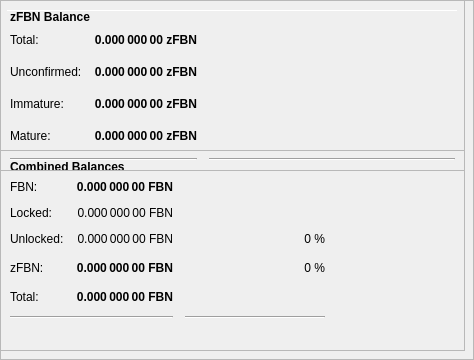
        <widget class="QFrame" name="frameObfuscation">
         <property name="minimumSize">
          <size>
           <width>0</width>
           <height>350</height>
          </size>
         </property>
         <property name="layoutDirection">
          <enum>Qt::LeftToRight</enum>
         </property>
         <property name="frameShape">
          <enum>QFrame::StyledPanel</enum>
         </property>
         <property name="frameShadow">
          <enum>QFrame::Raised</enum>
         </property>
         <widget class="QPushButton" name="runAutoDenom">
          <property name="geometry">
           <rect>
            <x>251</x>
            <y>17</y>
            <width>1</width>
            <height>1</height>
           </rect>
          </property>
          <property name="palette">
           <palette>
            <active>
             <colorrole role="WindowText">
              <brush brushstyle="SolidPattern">
               <color alpha="255">
                <red>0</red>
                <green>0</green>
                <blue>0</blue>
               </color>
              </brush>
             </colorrole>
             <colorrole role="Button">
              <brush brushstyle="SolidPattern">
               <color alpha="255">
                <red>239</red>
                <green>238</green>
                <blue>238</blue>
               </color>
              </brush>
             </colorrole>
             <colorrole role="Light">
              <brush brushstyle="SolidPattern">
               <color alpha="255">
                <red>255</red>
                <green>255</green>
                <blue>255</blue>
               </color>
              </brush>
             </colorrole>
             <colorrole role="Midlight">
              <brush brushstyle="SolidPattern">
               <color alpha="255">
                <red>247</red>
                <green>246</green>
                <blue>246</blue>
               </color>
              </brush>
             </colorrole>
             <colorrole role="Dark">
              <brush brushstyle="SolidPattern">
               <color alpha="255">
                <red>119</red>
                <green>119</green>
                <blue>119</blue>
               </color>
              </brush>
             </colorrole>
             <colorrole role="Mid">
              <brush brushstyle="SolidPattern">
               <color alpha="255">
                <red>159</red>
                <green>159</green>
                <blue>159</blue>
               </color>
              </brush>
             </colorrole>
             <colorrole role="Text">
              <brush brushstyle="SolidPattern">
               <color alpha="255">
                <red>0</red>
                <green>0</green>
                <blue>0</blue>
               </color>
              </brush>
             </colorrole>
             <colorrole role="BrightText">
              <brush brushstyle="SolidPattern">
               <color alpha="255">
                <red>255</red>
                <green>255</green>
                <blue>255</blue>
               </color>
              </brush>
             </colorrole>
             <colorrole role="ButtonText">
              <brush brushstyle="SolidPattern">
               <color alpha="255">
                <red>0</red>
                <green>0</green>
                <blue>0</blue>
               </color>
              </brush>
             </colorrole>
             <colorrole role="Base">
              <brush brushstyle="SolidPattern">
               <color alpha="255">
                <red>255</red>
                <green>255</green>
                <blue>255</blue>
               </color>
              </brush>
             </colorrole>
             <colorrole role="Window">
              <brush brushstyle="SolidPattern">
               <color alpha="255">
                <red>239</red>
                <green>238</green>
                <blue>238</blue>
               </color>
              </brush>
             </colorrole>
             <colorrole role="Shadow">
              <brush brushstyle="SolidPattern">
               <color alpha="255">
                <red>0</red>
                <green>0</green>
                <blue>0</blue>
               </color>
              </brush>
             </colorrole>
             <colorrole role="AlternateBase">
              <brush brushstyle="SolidPattern">
               <color alpha="255">
                <red>247</red>
                <green>246</green>
                <blue>246</blue>
               </color>
              </brush>
             </colorrole>
             <colorrole role="ToolTipBase">
              <brush brushstyle="SolidPattern">
               <color alpha="255">
                <red>255</red>
                <green>255</green>
                <blue>220</blue>
               </color>
              </brush>
             </colorrole>
             <colorrole role="ToolTipText">
              <brush brushstyle="SolidPattern">
               <color alpha="255">
                <red>0</red>
                <green>0</green>
                <blue>0</blue>
               </color>
              </brush>
             </colorrole>
            </active>
            <inactive>
             <colorrole role="WindowText">
              <brush brushstyle="SolidPattern">
               <color alpha="255">
                <red>0</red>
                <green>0</green>
                <blue>0</blue>
               </color>
              </brush>
             </colorrole>
             <colorrole role="Button">
              <brush brushstyle="SolidPattern">
               <color alpha="255">
                <red>239</red>
                <green>238</green>
                <blue>238</blue>
               </color>
              </brush>
             </colorrole>
             <colorrole role="Light">
              <brush brushstyle="SolidPattern">
               <color alpha="255">
                <red>255</red>
                <green>255</green>
                <blue>255</blue>
               </color>
              </brush>
             </colorrole>
             <colorrole role="Midlight">
              <brush brushstyle="SolidPattern">
               <color alpha="255">
                <red>247</red>
                <green>246</green>
                <blue>246</blue>
               </color>
              </brush>
             </colorrole>
             <colorrole role="Dark">
              <brush brushstyle="SolidPattern">
               <color alpha="255">
                <red>119</red>
                <green>119</green>
                <blue>119</blue>
               </color>
              </brush>
             </colorrole>
             <colorrole role="Mid">
              <brush brushstyle="SolidPattern">
               <color alpha="255">
                <red>159</red>
                <green>159</green>
                <blue>159</blue>
               </color>
              </brush>
             </colorrole>
             <colorrole role="Text">
              <brush brushstyle="SolidPattern">
               <color alpha="255">
                <red>0</red>
                <green>0</green>
                <blue>0</blue>
               </color>
              </brush>
             </colorrole>
             <colorrole role="BrightText">
              <brush brushstyle="SolidPattern">
               <color alpha="255">
                <red>255</red>
                <green>255</green>
                <blue>255</blue>
               </color>
              </brush>
             </colorrole>
             <colorrole role="ButtonText">
              <brush brushstyle="SolidPattern">
               <color alpha="255">
                <red>0</red>
                <green>0</green>
                <blue>0</blue>
               </color>
              </brush>
             </colorrole>
             <colorrole role="Base">
              <brush brushstyle="SolidPattern">
               <color alpha="255">
                <red>255</red>
                <green>255</green>
                <blue>255</blue>
               </color>
              </brush>
             </colorrole>
             <colorrole role="Window">
              <brush brushstyle="SolidPattern">
               <color alpha="255">
                <red>239</red>
                <green>238</green>
                <blue>238</blue>
               </color>
              </brush>
             </colorrole>
             <colorrole role="Shadow">
              <brush brushstyle="SolidPattern">
               <color alpha="255">
                <red>0</red>
                <green>0</green>
                <blue>0</blue>
               </color>
              </brush>
             </colorrole>
             <colorrole role="AlternateBase">
              <brush brushstyle="SolidPattern">
               <color alpha="255">
                <red>247</red>
                <green>246</green>
                <blue>246</blue>
               </color>
              </brush>
             </colorrole>
             <colorrole role="ToolTipBase">
              <brush brushstyle="SolidPattern">
               <color alpha="255">
                <red>255</red>
                <green>255</green>
                <blue>220</blue>
               </color>
              </brush>
             </colorrole>
             <colorrole role="ToolTipText">
              <brush brushstyle="SolidPattern">
               <color alpha="255">
                <red>0</red>
                <green>0</green>
                <blue>0</blue>
               </color>
              </brush>
             </colorrole>
            </inactive>
            <disabled>
             <colorrole role="WindowText">
              <brush brushstyle="SolidPattern">
               <color alpha="255">
                <red>119</red>
                <green>119</green>
                <blue>119</blue>
               </color>
              </brush>
             </colorrole>
             <colorrole role="Button">
              <brush brushstyle="SolidPattern">
               <color alpha="255">
                <red>239</red>
                <green>238</green>
                <blue>238</blue>
               </color>
              </brush>
             </colorrole>
             <colorrole role="Light">
              <brush brushstyle="SolidPattern">
               <color alpha="255">
                <red>255</red>
                <green>255</green>
                <blue>255</blue>
               </color>
              </brush>
             </colorrole>
             <colorrole role="Midlight">
              <brush brushstyle="SolidPattern">
               <color alpha="255">
                <red>247</red>
                <green>246</green>
                <blue>246</blue>
               </color>
              </brush>
             </colorrole>
             <colorrole role="Dark">
              <brush brushstyle="SolidPattern">
               <color alpha="255">
                <red>119</red>
                <green>119</green>
                <blue>119</blue>
               </color>
              </brush>
             </colorrole>
             <colorrole role="Mid">
              <brush brushstyle="SolidPattern">
               <color alpha="255">
                <red>159</red>
                <green>159</green>
                <blue>159</blue>
               </color>
              </brush>
             </colorrole>
             <colorrole role="Text">
              <brush brushstyle="SolidPattern">
               <color alpha="255">
                <red>119</red>
                <green>119</green>
                <blue>119</blue>
               </color>
              </brush>
             </colorrole>
             <colorrole role="BrightText">
              <brush brushstyle="SolidPattern">
               <color alpha="255">
                <red>255</red>
                <green>255</green>
                <blue>255</blue>
               </color>
              </brush>
             </colorrole>
             <colorrole role="ButtonText">
              <brush brushstyle="SolidPattern">
               <color alpha="255">
                <red>119</red>
                <green>119</green>
                <blue>119</blue>
               </color>
              </brush>
             </colorrole>
             <colorrole role="Base">
              <brush brushstyle="SolidPattern">
               <color alpha="255">
                <red>239</red>
                <green>238</green>
                <blue>238</blue>
               </color>
              </brush>
             </colorrole>
             <colorrole role="Window">
              <brush brushstyle="SolidPattern">
               <color alpha="255">
                <red>239</red>
                <green>238</green>
                <blue>238</blue>
               </color>
              </brush>
             </colorrole>
             <colorrole role="Shadow">
              <brush brushstyle="SolidPattern">
               <color alpha="255">
                <red>0</red>
                <green>0</green>
                <blue>0</blue>
               </color>
              </brush>
             </colorrole>
             <colorrole role="AlternateBase">
              <brush brushstyle="SolidPattern">
               <color alpha="255">
                <red>239</red>
                <green>238</green>
                <blue>238</blue>
               </color>
              </brush>
             </colorrole>
             <colorrole role="ToolTipBase">
              <brush brushstyle="SolidPattern">
               <color alpha="255">
                <red>255</red>
                <green>255</green>
                <blue>220</blue>
               </color>
              </brush>
             </colorrole>
             <colorrole role="ToolTipText">
              <brush brushstyle="SolidPattern">
               <color alpha="255">
                <red>0</red>
                <green>0</green>
                <blue>0</blue>
               </color>
              </brush>
             </colorrole>
            </disabled>
           </palette>
          </property>
          <property name="focusPolicy">
           <enum>Qt::NoFocus</enum>
          </property>
          <property name="autoFillBackground">
           <bool>true</bool>
          </property>
          <property name="text">
           <string/>
          </property>
          <property name="flat">
           <bool>true</bool>
          </property>
         </widget>
         <widget class="Line" name="line">
          <property name="geometry">
           <rect>
            <x>7</x>
            <y>10</y>
            <width>451</width>
            <height>1</height>
           </rect>
          </property>
          <property name="orientation">
           <enum>Qt::Horizontal</enum>
          </property>
         </widget>
         <widget class="QFrame" name="frame_3">
          <property name="geometry">
           <rect>
            <x>0</x>
            <y>150</y>
            <width>465</width>
            <height>201</height>
           </rect>
          </property>
          <property name="frameShape">
           <enum>QFrame::StyledPanel</enum>
          </property>
          <property name="frameShadow">
           <enum>QFrame::Raised</enum>
          </property>
          <layout class="QVBoxLayout" name="verticalLayout_5">
           <item>
            <layout class="QHBoxLayout" name="horizontalLayout_5" stretch="0">
             <item>
              <widget class="QLabel" name="label_5z">
               <property name="maximumSize">
                <size>
                 <width>16777215</width>
                 <height>20</height>
                </size>
               </property>
               <property name="font">
                <font>
                 <weight>75</weight>
                 <bold>true</bold>
                </font>
               </property>
               <property name="toolTip">
                <string>Combined Balances (including unconfirmed and immature coins)</string>
               </property>
               <property name="text">
                <string>&lt;html&gt;&lt;head/&gt;&lt;body&gt;&lt;p&gt;Combined Balances&lt;/p&gt;&lt;/body&gt;&lt;/html&gt;</string>
               </property>
              </widget>
             </item>
            </layout>
           </item>
           <item>
            <layout class="QGridLayout" name="gridLayout_3">
             <property name="spacing">
              <number>12</number>
             </property>
             <item row="7" column="0" colspan="2">
              <widget class="Line" name="lineSpendableBalance_3">
               <property name="orientation">
                <enum>Qt::Horizontal</enum>
               </property>
              </widget>
             </item>
             <item row="7" column="2">
              <widget class="Line" name="lineWatchBalance_3">
               <property name="sizePolicy">
                <sizepolicy hsizetype="Preferred" vsizetype="Fixed">
                 <horstretch>0</horstretch>
                 <verstretch>0</verstretch>
                </sizepolicy>
               </property>
               <property name="minimumSize">
                <size>
                 <width>140</width>
                 <height>0</height>
                </size>
               </property>
               <property name="orientation">
                <enum>Qt::Horizontal</enum>
               </property>
              </widget>
             </item>
             <item row="4" column="1">
              <widget class="QLabel" name="labelzBalancez">
               <property name="font">
                <font>
                 <weight>75</weight>
                 <bold>true</bold>
                </font>
               </property>
               <property name="cursor">
                <cursorShape>IBeamCursor</cursorShape>
               </property>
               <property name="toolTip">
                <string>Total of transactions that have yet to be confirmed, and do not yet count toward the spendable balance</string>
               </property>
               <property name="text">
                <string notr="true">0.000 000 00 FBN</string>
               </property>
               <property name="alignment">
                <set>Qt::AlignRight|Qt::AlignTrailing|Qt::AlignVCenter</set>
               </property>
               <property name="textInteractionFlags">
                <set>Qt::LinksAccessibleByMouse|Qt::TextSelectableByKeyboard|Qt::TextSelectableByMouse</set>
               </property>
              </widget>
             </item>
             <item row="6" column="1">
              <widget class="QLabel" name="labelTotalz">
               <property name="font">
                <font>
                 <weight>75</weight>
                 <bold>true</bold>
                </font>
               </property>
               <property name="cursor">
                <cursorShape>IBeamCursor</cursorShape>
               </property>
               <property name="toolTip">
                <string>Total Balance, including unconfirmed and immature coins.</string>
               </property>
               <property name="text">
                <string notr="true">0.000 000 00 FBN</string>
               </property>
               <property name="alignment">
                <set>Qt::AlignRight|Qt::AlignTrailing|Qt::AlignVCenter</set>
               </property>
               <property name="textInteractionFlags">
                <set>Qt::LinksAccessibleByMouse|Qt::TextSelectableByKeyboard|Qt::TextSelectableByMouse</set>
               </property>
              </widget>
             </item>
             <item row="4" column="3">
              <spacer name="horizontalSpacer_6">
               <property name="orientation">
                <enum>Qt::Horizontal</enum>
               </property>
               <property name="sizeHint" stdset="0">
                <size>
                 <width>40</width>
                 <height>20</height>
                </size>
               </property>
              </spacer>
             </item>
             <item row="6" column="0">
              <widget class="QLabel" name="labelTotalTextz">
               <property name="text">
                <string>Total:</string>
               </property>
              </widget>
             </item>
             <item row="1" column="0">
              <widget class="QLabel" name="labelBalanceTextz">
               <property name="text">
                <string>FBN:</string>
               </property>
              </widget>
             </item>
             <item row="1" column="1">
              <widget class="QLabel" name="labelBalancez">
               <property name="font">
                <font>
                 <weight>75</weight>
                 <bold>true</bold>
                </font>
               </property>
               <property name="cursor">
                <cursorShape>IBeamCursor</cursorShape>
               </property>
               <property name="toolTip">
                <string>Your current spendable balance</string>
               </property>
               <property name="text">
                <string notr="true">0.000 000 00 FBN</string>
               </property>
               <property name="alignment">
                <set>Qt::AlignRight|Qt::AlignTrailing|Qt::AlignVCenter</set>
               </property>
               <property name="textInteractionFlags">
                <set>Qt::LinksAccessibleByMouse|Qt::TextSelectableByKeyboard|Qt::TextSelectableByMouse</set>
               </property>
              </widget>
             </item>
             <item row="4" column="0">
              <widget class="QLabel" name="labelzBalanceTextz">
               <property name="toolTip">
                <string/>
               </property>
               <property name="text">
                <string>zFBN:</string>
               </property>
              </widget>
             </item>
             <item row="4" column="2">
              <widget class="QLabel" name="labelzFBNPercent">
               <property name="toolTip">
                <string>Current percentage of zFBN.
If AutoMint is enabled this percentage will settle around the configured AutoMint percentage (default = 10%)</string>
               </property>
               <property name="text">
                <string>0 %</string>
               </property>
               <property name="alignment">
                <set>Qt::AlignRight|Qt::AlignTrailing|Qt::AlignVCenter</set>
               </property>
              </widget>
             </item>
             <item row="6" column="2">
              <widget class="QLabel" name="label100Percent">
               <property name="text">
                <string/>
               </property>
               <property name="alignment">
                <set>Qt::AlignRight|Qt::AlignTrailing|Qt::AlignVCenter</set>
               </property>
              </widget>
             </item>
             <item row="2" column="1">
              <widget class="QLabel" name="labelLockedBalance">
               <property name="toolTip">
                <string>Locked FBN or Masternode collaterals. These are excluded from zFBN minting.</string>
               </property>
               <property name="text">
                <string>0.000 000 00 FBN</string>
               </property>
               <property name="alignment">
                <set>Qt::AlignRight|Qt::AlignTrailing|Qt::AlignVCenter</set>
               </property>
              </widget>
             </item>
             <item row="2" column="0">
              <widget class="QLabel" name="labelLockedBalanceText">
               <property name="toolTip">
                <string>Locked FBN or Masternode collaterals. These are excluded from zFBN minting.</string>
               </property>
               <property name="text">
                <string>Locked:</string>
               </property>
              </widget>
             </item>
             <item row="3" column="0">
              <widget class="QLabel" name="labelUnLockedBalanceText">
               <property name="toolTip">
                <string>Unlocked FBNs. These can be used for zFBN minting.</string>
               </property>
               <property name="text">
                <string>Unlocked:</string>
               </property>
              </widget>
             </item>
             <item row="3" column="1">
              <widget class="QLabel" name="labelUnLockedBalance">
               <property name="toolTip">
                <string>Unlocked FBNs. These can be used for zFBN minting.</string>
               </property>
               <property name="text">
                <string>0.000 000 00 FBN</string>
               </property>
               <property name="alignment">
                <set>Qt::AlignRight|Qt::AlignTrailing|Qt::AlignVCenter</set>
               </property>
              </widget>
             </item>
             <item row="3" column="2">
              <widget class="QLabel" name="labelFBNPercent">
               <property name="text">
                <string>0 %</string>
               </property>
               <property name="alignment">
                <set>Qt::AlignRight|Qt::AlignTrailing|Qt::AlignVCenter</set>
               </property>
              </widget>
             </item>
            </layout>
           </item>
           <item>
            <spacer name="verticalSpacer">
             <property name="orientation">
              <enum>Qt::Vertical</enum>
             </property>
             <property name="sizeHint" stdset="0">
              <size>
               <width>20</width>
               <height>40</height>
              </size>
             </property>
            </spacer>
           </item>
          </layout>
         </widget>
         <widget class="QFrame" name="frame_4">
          <property name="geometry">
           <rect>
            <x>0</x>
            <y>0</y>
            <width>465</width>
            <height>171</height>
           </rect>
          </property>
          <property name="frameShape">
           <enum>QFrame::StyledPanel</enum>
          </property>
          <property name="frameShadow">
           <enum>QFrame::Raised</enum>
          </property>
          <layout class="QVBoxLayout" name="verticalLayout_7">
           <item>
            <layout class="QHBoxLayout" name="horizontalLayout_8" stretch="0">
             <item>
              <widget class="QLabel" name="label_5z_3">
               <property name="maximumSize">
                <size>
                 <width>16777215</width>
                 <height>20</height>
                </size>
               </property>
               <property name="font">
                <font>
                 <weight>75</weight>
                 <bold>true</bold>
                </font>
               </property>
               <property name="text">
                <string>zFBN Balance</string>
               </property>
              </widget>
             </item>
            </layout>
           </item>
           <item>
            <layout class="QGridLayout" name="gridLayout_5">
             <property name="spacing">
              <number>12</number>
             </property>
             <item row="4" column="0">
              <widget class="QLabel" name="labelzBalanceMatureText">
               <property name="toolTip">
                <string>Mature: more than 20 confirmation and more than 1 mints of the same denomination after it was minted.
These zFBN are spendable.</string>
               </property>
               <property name="text">
                <string>Mature:</string>
               </property>
              </widget>
             </item>
             <item row="5" column="0" colspan="2">
              <widget class="Line" name="lineSpendableBalance_5">
               <property name="orientation">
                <enum>Qt::Horizontal</enum>
               </property>
              </widget>
             </item>
             <item row="1" column="1">
              <widget class="QLabel" name="labelzBalance">
               <property name="font">
                <font>
                 <weight>75</weight>
                 <bold>true</bold>
                </font>
               </property>
               <property name="cursor">
                <cursorShape>IBeamCursor</cursorShape>
               </property>
               <property name="toolTip">
                <string>All available zFBN, unconfirmed and immature zFBN included.</string>
               </property>
               <property name="text">
                <string notr="true">0.000 000 00 zFBN</string>
               </property>
               <property name="alignment">
                <set>Qt::AlignRight|Qt::AlignTrailing|Qt::AlignVCenter</set>
               </property>
               <property name="textInteractionFlags">
                <set>Qt::LinksAccessibleByMouse|Qt::TextSelectableByKeyboard|Qt::TextSelectableByMouse</set>
               </property>
              </widget>
             </item>
             <item row="5" column="2">
              <widget class="Line" name="lineWatchBalance_5">
               <property name="sizePolicy">
                <sizepolicy hsizetype="Preferred" vsizetype="Fixed">
                 <horstretch>0</horstretch>
                 <verstretch>0</verstretch>
                </sizepolicy>
               </property>
               <property name="minimumSize">
                <size>
                 <width>140</width>
                 <height>0</height>
                </size>
               </property>
               <property name="orientation">
                <enum>Qt::Horizontal</enum>
               </property>
              </widget>
             </item>
             <item row="1" column="0">
              <widget class="QLabel" name="labelzBalanceText">
               <property name="toolTip">
                <string>All available zFBN, unconfirmed and immature zFBN included.</string>
               </property>
               <property name="text">
                <string>Total:</string>
               </property>
              </widget>
             </item>
             <item row="1" column="2">
              <spacer name="horizontalSpacer_8">
               <property name="orientation">
                <enum>Qt::Horizontal</enum>
               </property>
               <property name="sizeHint" stdset="0">
                <size>
                 <width>40</width>
                 <height>20</height>
                </size>
               </property>
              </spacer>
             </item>
             <item row="4" column="2">
              <spacer name="horizontalSpacer_4">
               <property name="orientation">
                <enum>Qt::Horizontal</enum>
               </property>
               <property name="sizeHint" stdset="0">
                <size>
                 <width>40</width>
                 <height>20</height>
                </size>
               </property>
              </spacer>
             </item>
             <item row="4" column="1">
              <widget class="QLabel" name="labelzBalanceMature">
               <property name="font">
                <font>
                 <weight>75</weight>
                 <bold>true</bold>
                </font>
               </property>
               <property name="toolTip">
                <string>Mature: more than 20 confirmation and more than 1 mints of the same denomination after it was minted.
These zFBN are spendable.</string>
               </property>
               <property name="text">
                <string>0.000 000 00 zFBN</string>
               </property>
               <property name="alignment">
                <set>Qt::AlignRight|Qt::AlignTrailing|Qt::AlignVCenter</set>
               </property>
              </widget>
             </item>
             <item row="2" column="0">
              <widget class="QLabel" name="labelzBalanceUnconfirmedText">
               <property name="toolTip">
                <string>Unconfirmed: less than 20 confirmations
Immature: confirmed, but less than 1 mints of the same denomination after it was minted</string>
               </property>
               <property name="text">
                <string>Unconfirmed:</string>
               </property>
              </widget>
             </item>
             <item row="2" column="1">
              <widget class="QLabel" name="labelzBalanceUnconfirmed">
               <property name="font">
                <font>
                 <weight>75</weight>
                 <bold>true</bold>
                </font>
               </property>
               <property name="toolTip">
                <string>Unconfirmed: less than 20 confirmations
Immature: confirmed, but less than 1 mints of the same denomination after it was minted</string>
               </property>
               <property name="text">
                <string>0.000 000 00 zFBN</string>
               </property>
               <property name="alignment">
                <set>Qt::AlignRight|Qt::AlignTrailing|Qt::AlignVCenter</set>
               </property>
              </widget>
             </item>
             <item row="2" column="2">
              <spacer name="horizontalSpacer_5">
               <property name="orientation">
                <enum>Qt::Horizontal</enum>
               </property>
               <property name="sizeHint" stdset="0">
                <size>
                 <width>40</width>
                 <height>20</height>
                </size>
               </property>
              </spacer>
             </item>
             <item row="3" column="0">
              <widget class="QLabel" name="labelzBalanceImmatureText">
               <property name="toolTip">
                <string>Unconfirmed: less than 20 confirmations
Immature: confirmed, but less than 1 mints of the same denomination after it was minted</string>
               </property>
               <property name="text">
                <string>Immature:</string>
               </property>
              </widget>
             </item>
             <item row="3" column="1">
              <widget class="QLabel" name="labelzBalanceImmature">
               <property name="font">
                <font>
                 <weight>75</weight>
                 <bold>true</bold>
                </font>
               </property>
               <property name="toolTip">
                <string>Unconfirmed: less than 20 confirmations
Immature: confirmed, but less than 1 mints of the same denomination after it was minted</string>
               </property>
               <property name="text">
                <string>0.000 000 00 zFBN</string>
               </property>
               <property name="alignment">
                <set>Qt::AlignRight|Qt::AlignTrailing|Qt::AlignVCenter</set>
               </property>
              </widget>
             </item>
             <item row="3" column="2">
              <spacer name="horizontalSpacer_7">
               <property name="orientation">
                <enum>Qt::Horizontal</enum>
               </property>
               <property name="sizeHint" stdset="0">
                <size>
                 <width>40</width>
                 <height>20</height>
                </size>
               </property>
              </spacer>
             </item>
            </layout>
           </item>
          </layout>
         </widget>
        </widget>
